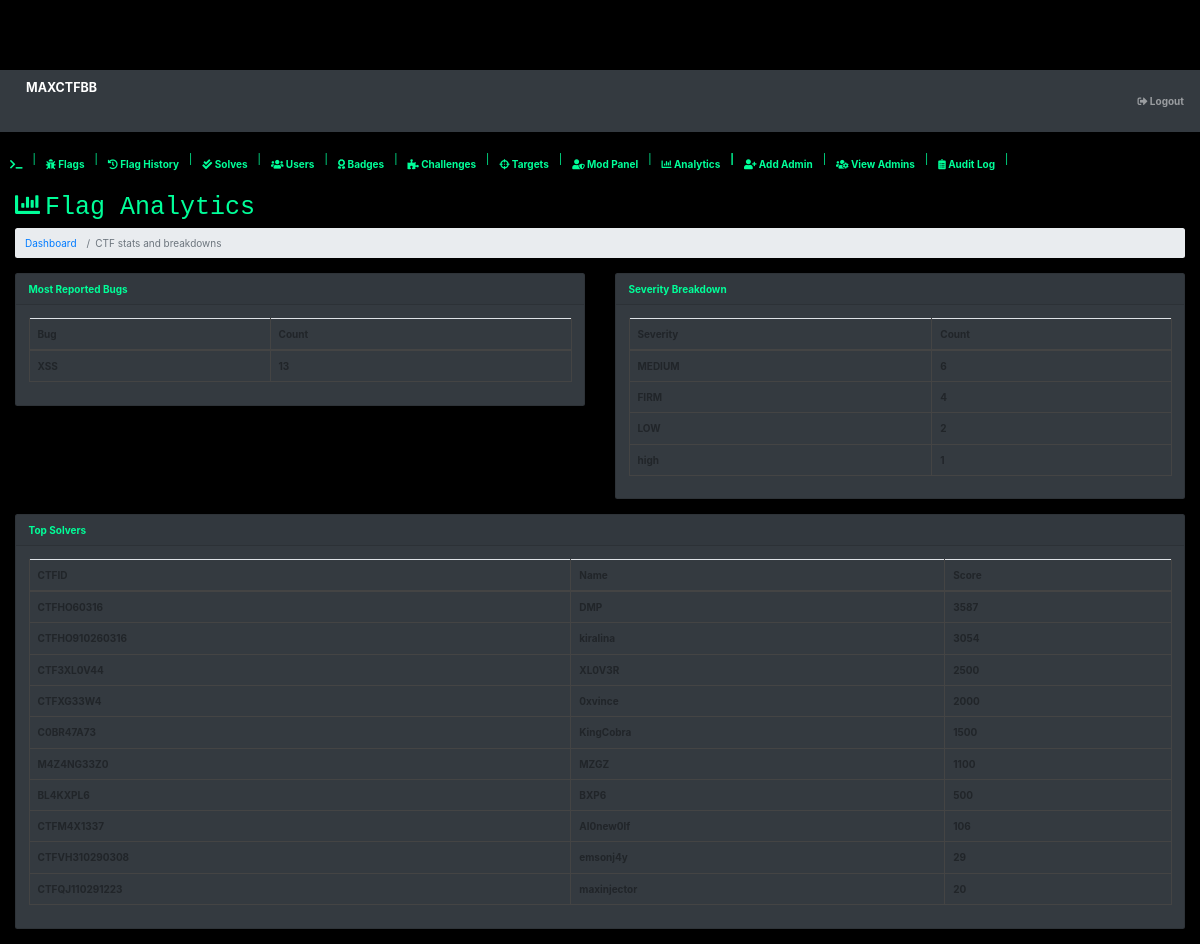
The app's page /admin/analytics.php (signed in), older data.
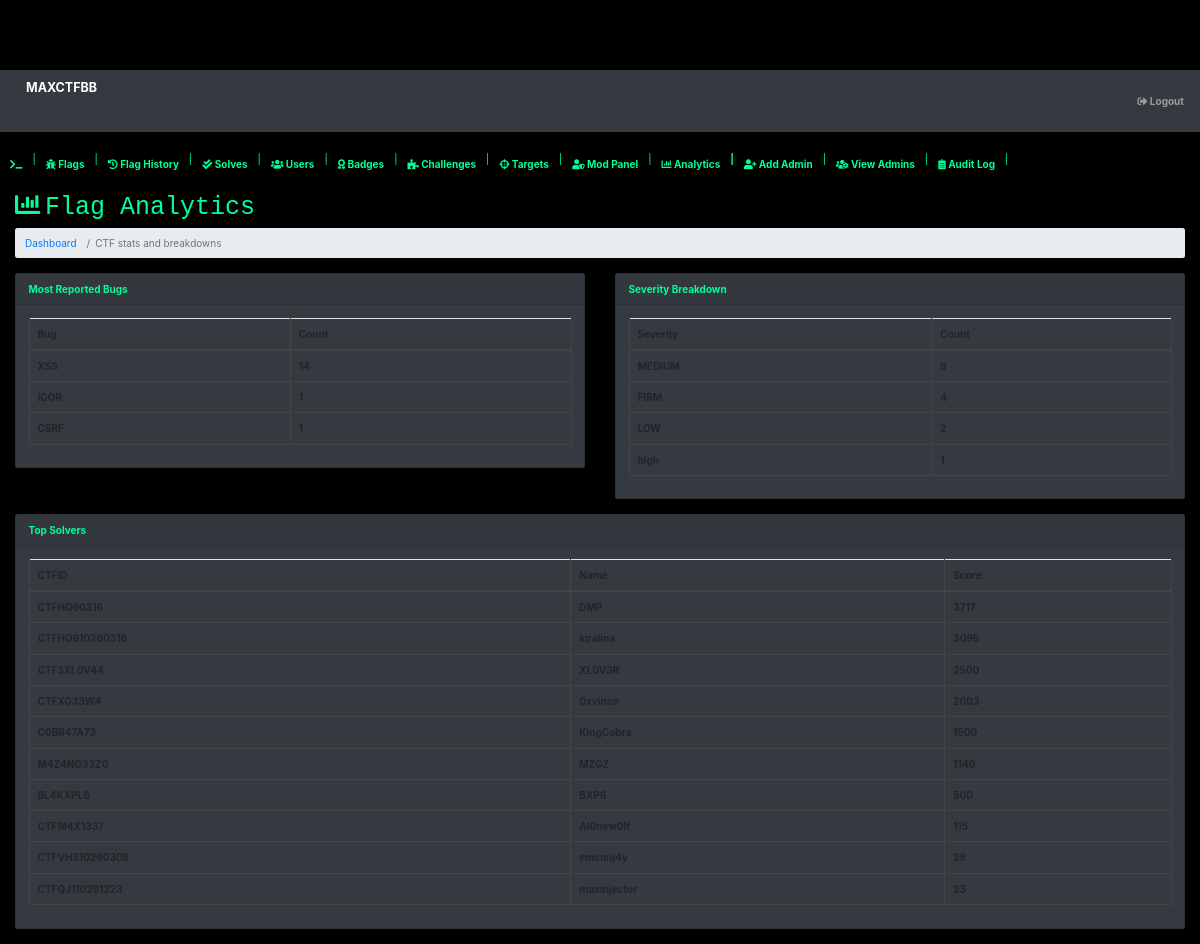
The same page, newer data.
### tables this page shows
CREATE TABLE `accounts` (
  `id` int(11) NOT NULL,
  `ctfid` varchar(30) NOT NULL COMMENT 'autoogenctfid',
  `ctfname` varchar(20) NOT NULL COMMENT 'cybername of user',
  `ctfscore` int(5) NOT NULL COMMENT 'score of user',
  `joined` varchar(20) NOT NULL COMMENT 'date user joined',
  `ctfskillset` varchar(4) NOT NULL COMMENT 'noob or 1337',
  `gender` varchar(10) NOT NULL COMMENT 'male ni or female',
  `ctfemail` varchar(30) NOT NULL COMMENT 'email',
  `ctfpassword` varchar(1000) NOT NULL COMMENT 'password',
  `farko` varchar(11) DEFAULT NULL COMMENT 'basic if uuser bypass d html reg'
);

### admin/analytics.php (the view, shortened to what this page needs)
<?php include 'header.php'; ?>
<div id="layoutSidenav_content">
<main>
<div class="container-fluid">
<h1 class="mt-4"><i class="fas fa-chart-bar" style="margin-right: 5px;"></i>Flag Analytics</h1>
<ol class="breadcrumb mb-4">
    <li class="breadcrumb-item"><a href="dashboard.php">Dashboard</a></li>
    <li class="breadcrumb-item active">CTF stats and breakdowns</li>
</ol>
<div class="row">
<div class="col-xl-6 col-md-12">
<div class="card bg-dark text-green mb-4">
<div class="card-header">Most Reported Bugs</div>
<div class="card-body">
<table class="table table-bordered text-green">
<thead><tr><th>Bug</th><th>Count</th></tr></thead>
<tbody>
<?php
$bug_query = mysqli_query($conn,"SELECT bug, COUNT(*) as count FROM reportx WHERE status='approved' GROUP BY bug ORDER BY count DESC");
while($row = mysqli_fetch_array($bug_query)){
    echo "<tr><td>".htmlentities($row['bug'])."</td><td>".htmlentities($row['count'])."</td></tr>";
}
?>
</tbody>
</table>
</div>
</div>
</div>
<div class="col-xl-6 col-md-12">
<div class="card bg-dark text-green mb-4">
<div class="card-header">Severity Breakdown</div>
<div class="card-body">
<table class="table table-bordered text-green">
<thead><tr><th>Severity</th><th>Count</th></tr></thead>
<tbody>
<?php
$severity_query = mysqli_query($conn,"SELECT severity, COUNT(*) as count FROM reportx WHERE status='approved' GROUP BY severity ORDER BY count DESC");
while($row = mysqli_fetch_array($severity_query)){
    echo "<tr><td>".htmlentities($row['severity'])."</td><td>".htmlentities($row['count'])."</td></tr>";
}
?>
</tbody>
</table>
</div>
</div>
</div>
<div class="col-xl-12 col-md-12">
<div class="card bg-dark text-green mb-4">
<div class="card-header">Top Solvers</div>
<div class="card-body">
<table class="table table-bordered text-green">
<thead><tr><th>CTFID</th><th>Name</th><th>Score</th></tr></thead>
<tbody>
<?php
$top_query = mysqli_query($conn,"SELECT ctfid, ctfname, ctfscore FROM accounts ORDER BY ctfscore DESC LIMIT 10");
while($row = mysqli_fetch_array($top_query)){
    echo "<tr><td>".htmlentities($row['ctfid'])."</td><td>".htmlentities($row['ctfname'])."</td><td>".htmlentities($row['ctfscore'])."</td></tr>";
}
?>

Row changes from the older to the newer data that the page shows:
changed accounts "CTFHO60316": ctfscore "3587" → "3717"
changed accounts "CTFHO910260316": ctfscore "3054" → "3095"
changed accounts "CTFXG33W4": ctfscore "2000" → "2003"
changed accounts "M4Z4NG33Z0": ctfscore "1100" → "1140"
changed accounts "CTFM4X1337": ctfscore "106" → "115"
changed accounts "CTFQJ110291223": ctfscore "20" → "23"
Text that changed along with them:
new list line: "XSS 14"
new list line: "IDOR 1"
new list line: "CSRF 1"
new list line: "MEDIUM 9"
list line gone: "XSS 13"
list line gone: "MEDIUM 6"
